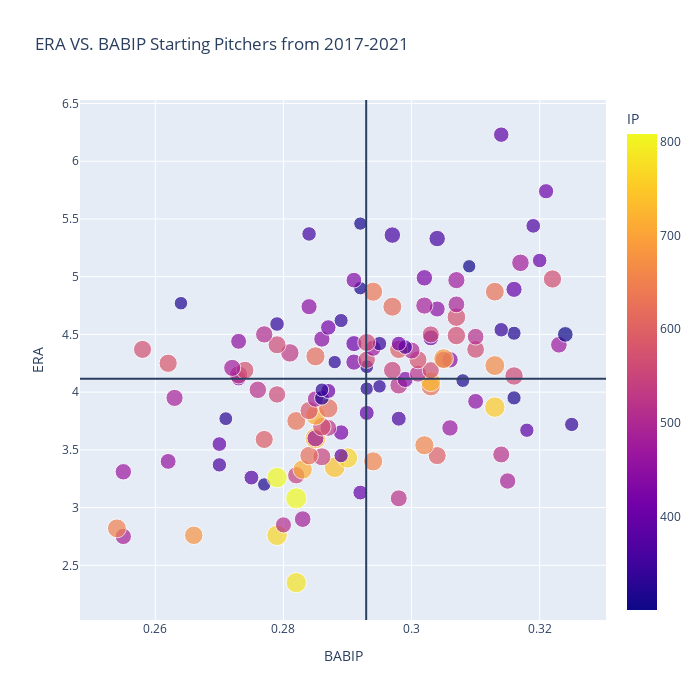

Write notebook code for a chart like this one.
### Code cell
fig = px.scatter(fg_sav, x="BABIP", y="ERA",
                 size = 'pitch_count',color ="IP",
                 hover_name="Name", log_x=False, size_max=15, width=700, height=700,
                 title = "ERA VS. BABIP Starting Pitchers from 2017-2021")


fig.add_hline(y=mu)
fig.add_vline(x = np.mean(fg_sav['BABIP']))

fig.show()

### Figure 1 — Plotly figure (JSON) as saved in the notebook; plotly's stock layout.template omitted (floating-point values rounded to 4 significant figures; data arrays with more than 128 entries replaced by an {"elided": "..."} marker saying what was removed)
{"data": [{"hovertemplate": "<b>%{hovertext}</b><br><br>BABIP=%{x}<br>ERA=%{y}<br>pitch_count=%{marker.size}<br>IP=%{marker.color}<extra></extra>", "hovertext": {"elided": "132 str values"}, "legendgroup": "", "marker": {"color": {"elided": "132 float values"}, "coloraxis": "coloraxis", "size": {"elided": "132 int values"}, "sizemode": "area", "sizeref": 58.24, "symbol": "circle"}, "mode": "markers", "name": "", "orientation": "v", "showlegend": false, "type": "scatter", "x": {"elided": "132 float values"}, "xaxis": "x", "y": {"elided": "132 float values"}, "yaxis": "y"}], "layout": {"coloraxis": {"colorbar": {"title": {"text": "IP"}}, "colorscale": [[0, "#0d0887"], [0.1111, "#46039f"], [0.2222, "#7201a8"], [0.3333, "#9c179e"], [0.4444, "#bd3786"], [0.5556, "#d8576b"], [0.6667, "#ed7953"], [0.7778, "#fb9f3a"], [0.8889, "#fdca26"], [1, "#f0f921"]]}, "height": 700, "legend": {"itemsizing": "constant", "tracegroupgap": 0}, "shapes": [{"type": "line", "x0": 0, "x1": 1, "xref": "x domain", "y0": 4.115, "y1": 4.115, "yref": "y"}, {"type": "line", "x0": 0.2929, "x1": 0.2929, "xref": "x", "y0": 0, "y1": 1, "yref": "y domain"}], "title": {"text": "ERA VS. BABIP Starting Pitchers from 2017-2021"}, "width": 700, "xaxis": {"anchor": "y", "domain": [0, 1], "title": {"text": "BABIP"}}, "yaxis": {"anchor": "x", "domain": [0, 1], "title": {"text": "ERA"}}}}
